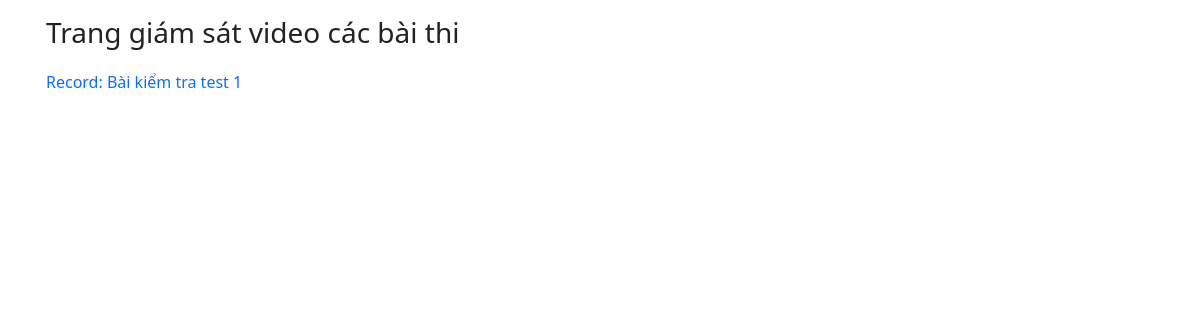
/monitor/, run on an earlier commit of the app's database.
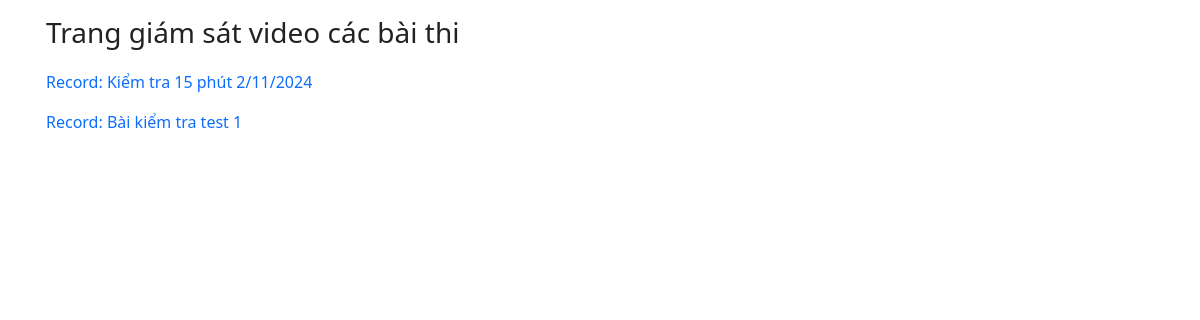
And on a later commit of the database.
### quiz/models/quiz.py (models this page shows, shortened)
class CommonAbstract(models.Model):
    created_at = models.DateTimeField(editable=False, null=True, blank=True, verbose_name='Thời điểm tạo')
    updated_at = models.DateTimeField(auto_now_add=True, verbose_name='Thời điểm cập nhật')
    class Meta:
        ordering = ('-created_at',)
        abstract = True

class Exam(CommonAbstract):
    id = models.AutoField(auto_created=True, primary_key=True, serialize=False, verbose_name='ID')
    title = models.CharField(max_length=255, verbose_name='Tên bài kiểm tra')
    room_name = models.CharField(max_length=255, verbose_name='Tên phòng thi')
    start_time = models.DateTimeField(verbose_name='Thời gian bắt đầu')
    finish_time = models.DateTimeField(verbose_name='Thời gian kết thúc')
    time_todo = models.IntegerField(default=15, verbose_name='Thời gian làm bài (phút)')
    room_code = models.CharField(max_length=15, unique=True, verbose_name='Mã phòng thi')
    created_by = models.CharField(max_length=255, verbose_name='Người tạo')
    class Meta:
        ordering = ('-created_at',)
        verbose_name = 'QL Bài kiểm tra'
        verbose_name_plural = 'QL Bài kiểm tra'
        db_table = 'exams'

### quiz/views/monitor.py (the view)
# urls.py: path('monitor/', monitor_list_view, name='monitor'),
def monitor_list_view(request):
    exams = Exam.objects.order_by('-created_at')
    return render(request, 'quiz/monitor.html', {'exams': exams}, status=200)

### templates/quiz/monitor.html (shortened to what this page needs)
{% extends 'base.html' %}
{% load static %}
{% block content %}
    <div class="container p-3">
        <h2 style="color: #222;font-size: 28px;margin-bottom: 20px;">Trang giám sát video các bài thi</h2>
        {% for exam in exams %}
        <a class="nav-link text-primary mb-3" href="{% url 'monitor-detail' exam.id %}">
            Record: {{exam.title}}
        </a>
        {% endfor %}
    </div>
{% endblock content %}

What changed in the data, as far as the page shows it:
added Exam: title "Kiểm tra 15 phút 2/11/2024"
